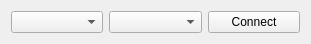
   <widget class="QWidget" name="horizontalLayoutWidget">
    <property name="geometry">
     <rect>
      <x>10</x>
      <y>10</y>
      <width>311</width>
      <height>31</height>
     </rect>
    </property>
    <layout class="QHBoxLayout" name="horizontalLayout">
     <item>
      <widget class="QComboBox" name="ports">
       <property name="placeholderText">
        <string>Port</string>
       </property>
      </widget>
     </item>
     <item>
      <widget class="QComboBox" name="baudselector">
       <property name="editable">
        <bool>false</bool>
       </property>
       <property name="currentText">
        <string notr="true"/>
       </property>
       <property name="currentIndex">
        <number>-1</number>
       </property>
       <property name="placeholderText">
        <string>Baud Rate</string>
       </property>
       <property name="duplicatesEnabled">
        <bool>false</bool>
       </property>
       <property name="modelColumn">
        <number>0</number>
       </property>
       <item>
        <property name="text">
         <string>9600</string>
        </property>
       </item>
       <item>
        <property name="text">
         <string>115200</string>
        </property>
       </item>
       <item>
        <property name="text">
         <string>921600</string>
        </property>
       </item>
      </widget>
     </item>
     <item>
      <widget class="QPushButton" name="portbutton">
       <property name="text">
        <string>Connect</string>
       </property>
       <property name="checkable">
        <bool>false</bool>
       </property>
       <property name="flat">
        <bool>false</bool>
       </property>
      </widget>
     </item>
    </layout>
   </widget>
